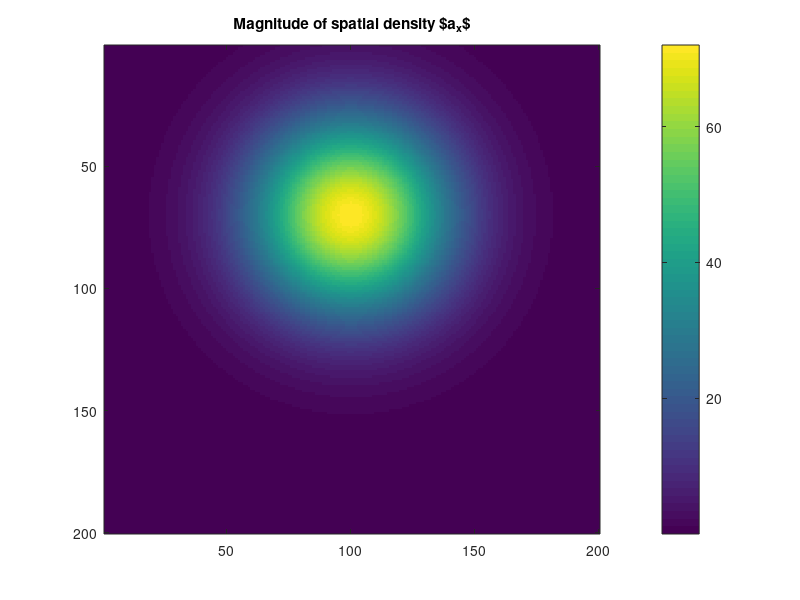
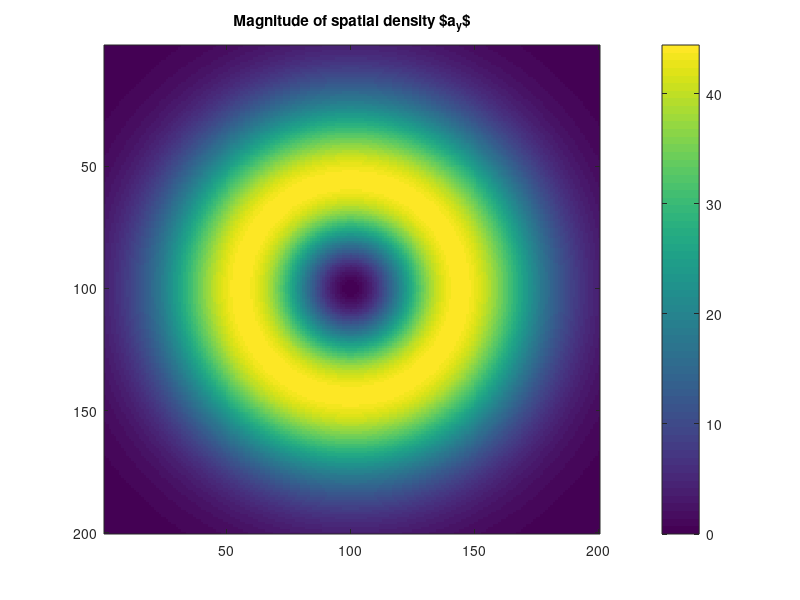

Source code (MATLAB) for these figures, in order: (Note: this script raises an error after producing the figures.)
clear all
addpath ../../OpticalFlow/ ../../Utils/ 

%% Parameters Setup

bin = 1 + 1;

nsteps = 2000;
repetitions = 1;
nt = nsteps*repetitions;

d = [200 200];

%% Construct amplitude a
[X, Y] = meshgrid(1:d(1), 1:d(2));
X = X';
Y = Y';
sigma = 0.01*sum(d.^2);
h = round(d./2);
H = zeros(d(1),d(2),2); 
H(:,:,1) = h(1);
H(:,:,2) = h(2);

a_x = @(x) -240*0.3.*exp( - sum((x-reshape([0.7 1], [1 1 2]).*H).^2,3) /2/sigma); %- 240*0.3j*exp( -(x-3*h/2).^2/2/sigma);
a_y = @(x) abs(-1000*0.3.*exp( - sum((x-H).^2,3) /2/sigma) + 1000*0.3.*exp( - sum((x-H).^2,3) /3/sigma)); 


coor = zeros(d(1),d(2),2);
coor(:,:,1) = X;
coor(:,:,2) = Y;

a_x_grid = a_x(coor);
a_y_grid = a_y(coor);

figure(1)
imagesc(abs(a_x_grid))
title('Magnitude of spatial density $a_x$')
colorbar()

figure(2)
imagesc(abs(a_y_grid))
title('Magnitude of spatial density $a_y$')
colorbar()

%% Construct I_0 and its displaced sequence I

I = 2 + sin(2 * pi * coor(:,:,1) ./ d(1))  + cos(2 * pi * coor(:,:,2) ./ d(2)) + 4*sqrt( ((coor(:,:,1) - h(1)) /d(1)).^2 + ((coor(:,:,2)-h(2))/d(2)).^2);
nvals = 10;
vals = linspace(min(I,[],'all'),max(I,[],'all'),nvals);
[~, idx] = min(abs(repmat(I,[1 1 nvals]) - repmat(reshape(vals,[1 1 nvals]),[d(1) d(2) 1])),[],3);
I = vals(idx);


[Ip, v_x, v_y] = generate_displacement_from_reconstructed_data(I, a_x_grid, a_y_grid, nt, bin, 10);


%% Generate velocity v directly and the function phi via Euler scheme

[X, Y] = meshgrid(1:d(1), 1:d(2));
X = X';
Y = Y';

v_x_func = @(x,t) real(a_x(x) * exp(2.0j*pi *(bin-1)*(t-1)/nt) );
v_y_func = @(x,t) real(a_y(x) * exp(2.0j*pi *(bin-1)*(t-1)/nt) );

phi_x = zeros([d nt+1]);
phi_y = zeros([d nt+1]);
phi_x(:,:,1) = X;
phi_y(:,:,1) = Y;

for k=2:(nt+1)
    coor = zeros(d(1),d(2),2);
    coor(:,:,1) = phi_x(:,:,k-1);
    coor(:,:,2) = phi_y(:,:,k-1);

    phi_x(:,:,k) = phi_x(:,:,k-1) + v_x_func(coor,k-1)/nt;
    phi_y(:,:,k) = phi_y(:,:,k-1) + v_y_func(coor,k-1)/nt;
end

figure(3)
imagesc(I)
title('Original function ')
colorbar()

clim_vals = [min(I,[],'all'),max(I,[],'all')];

%% Show images

figure(4)
for k = 1:10:nt
  imagesc(squeeze(Ip(:,:,k)))
%   colorbar
  clim(clim_vals)
  title('Displaced function')
  colorbar()
  drawnow
%   pause(0.33)
end

%% Select one point and box around it for pictures later

pos = [120 83];
x_vals = squeeze(phi_x(pos(1),pos(2),:));
y_vals = squeeze(phi_y(pos(1),pos(2),:));

band = [8 8];

figure(20)
scatter(x_vals,y_vals)
daspect([2*band(2) + 1 2*band(1) + 1 1])

%% Extract the box around the selected point and rescale it. 

I_small = Ip((pos(1)-band(1)):(pos(1)+band(1)),(pos(2)-band(2):(pos(2)+band(2))),:);
figure(21)
imagesc(I_small(:,:,1))
clim([min(I,[],'all'),max(I,[],'all')])

factor = 10;
I_scaled = zeros(size(I_small,1)*factor, size(I_small,2)*factor, size(I_small,3)); 
for k = 1:nt
    I_scaled(:,:,k) = imresize(I_small(:,:,k),factor,'nearest');
end

%% Generate images:
% 1) Displaced image
% 2) Box of the displace image depicting the trajectory of a point and its
% current position 

timestamps = [1 500 1000 1500 2000];

for k = 1:length(timestamps)
    t = timestamps(k);

    fig = figure(101);
    imagesc(Ip(:,:,t))
    clim(clim_vals)
    daspect([d(2) d(1) 1])
    hold on
    plot([pos(2)-band(2) pos(2)+band(2) pos(2)+band(2) pos(2)-band(2) pos(2)-band(2)]', ...
        [pos(1)-band(1) pos(1)-band(1) pos(1)+band(1) pos(1)+band(1) pos(1)-band(1)]', '-r','LineWidth',3)
    hold off

    name = strcat('image_',int2str(t),'.png');
    img = frame2im(getframe(gca));
    imwrite(img, name);
    
    x_vals_scaled = factor*(x_vals - pos(1) + band(1) + 0.5);
    y_vals_scaled = factor*(y_vals - pos(2) + band(2) + 0.5);

    fig = figure(105);
    imagesc(I_scaled(:,:,t))
    clim(clim_vals)
    daspect([2*band(2) + 1 2*band(1) + 1 1])
    hold on
    plot(y_vals_scaled(1:t), x_vals_scaled(1:t),'-r.','LineWidth',5, 'MarkerIndices', [t], 'MarkerSize', 80, 'MarkerEdgeColor', 'r')
    hold off

    name = strcat('trajectory_',int2str(t),'.png');
    img = frame2im(getframe(gca));
    imwrite(img, name);
end